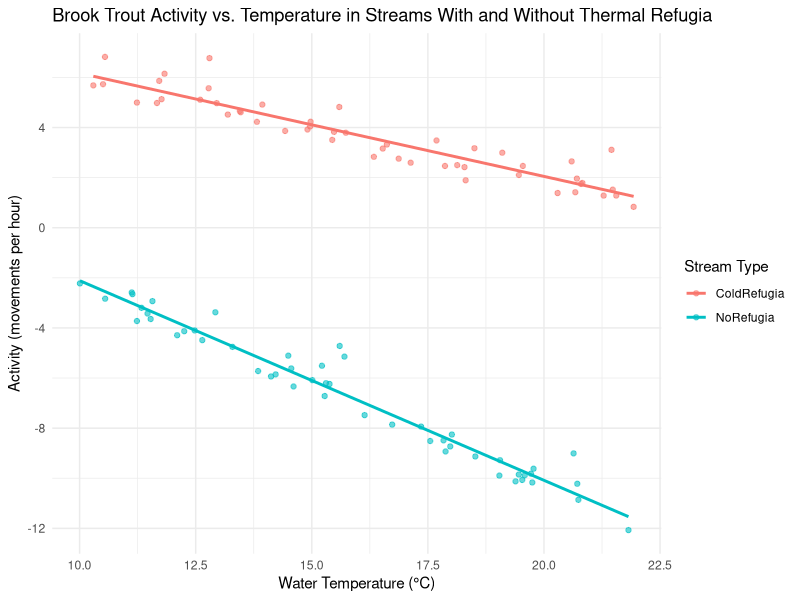
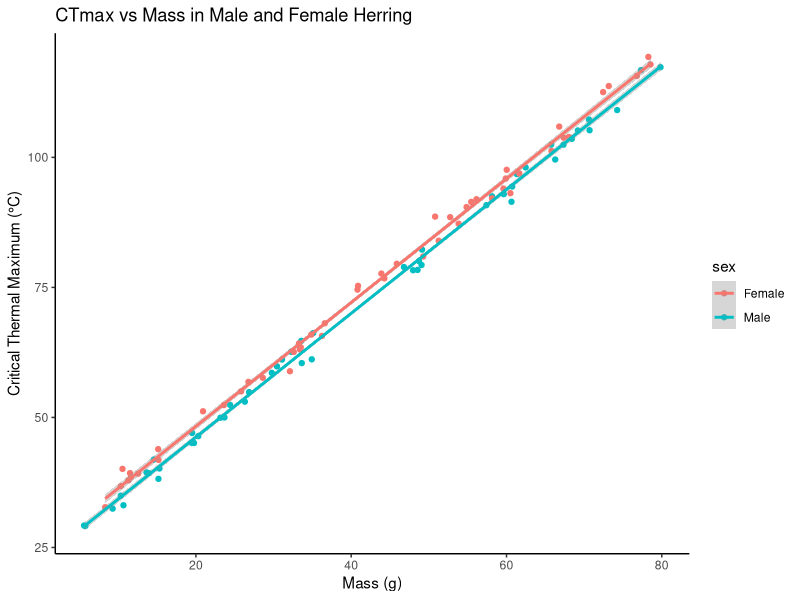

Generate these figures, in order, with R:
#In this simulated dataset, brook trout activity (movements/hr) declines as stream temperature increases. Streams with cold-water refugia have higher baseline activity and a weaker decline in activity with increasing temperature compared to streams without refugia. The ANCOVA model tests whether the slopes of activity–temperature relationships differ between the two stream types, answering this ecological question: Do brook trout with cold-water refugia maintain higher activity levels as temperatures rise compared to those without refugia?

set.seed(123)

# intercept for streams with cold refugia
alpha_refugia <- 10     
# lower intercept for streams without refugia
alpha_no_ref  <- 6  
# slope for refugia streams
beta_refugia  <- -0.4   
#slope for no-refugia streams
beta_no_ref   <- -0.8   

n_per_group   <- 50    
sdlog         <- 0.5

# Create the two-level categorical variable
group <- rep(c("ColdRefugia", "NoRefugia"), each = n_per_group)

# Continuous predictor: temperature (°C)
temp <- runif(2 * n_per_group, 10, 22)  

# Simulate lognormal errors 
err_raw <- rlnorm(2 * n_per_group, meanlog = 0, sdlog = sdlog)
err <- err_raw - mean(err_raw)

# Generate activity data (movements per hour)
activity <- ifelse(group == "ColdRefugia",
                   alpha_refugia + beta_refugia * temp + err,
                   alpha_no_ref  + beta_no_ref  * temp + err)

# Combine into dataframe
data <- data.frame(temp, group, activity)

# Fit ANCOVA model (interaction between temperature and group)
fit <- lm(activity ~ temp * group, data = data)
summary(fit)

#PLOT THAT BAD BOY

library(ggplot2)

ggplot(data, aes(x = temp, y = activity, color = group)) +
  geom_point(alpha = 0.6) +
  geom_smooth(method = "lm", se = FALSE) +
  labs(title = "Brook Trout Activity vs. Temperature in Streams With and Without Thermal Refugia",
       x = "Water Temperature (°C)",
       y = "Activity (movements per hour)",
       color = "Stream Type") +
  theme_minimal()

###PART 2###

#this simulated data represents the relationship between critical thermal maximum values (maximum temperature a fish can tolerate before losing the ability to maintain an upright posture when temperature is increased gradually) of both male and female herring and fish length. In some species, it is reported that females have higher CTmax values overall; however, this may depend on factors such as age and reproductive status.

#Question: Does the relationship between body length and critical thermal maximum differ between male and female herring?

ctmax<-read.csv("ctmax_simulated.csv")
str(ctmax)
summary(ctmax)
ctmax$sex <- factor(ctmax$sex)
#model with interaction
model <- lm(ctmax ~ mass * sex, data = ctmax)
summary(model)
#model without interaction
reduced_mod <- lm(ctmax ~ mass + sex, data = ctmax)
summary(reduced_mod)

#comparing the models
anova(model, reduced_mod)

library(ggplot2)

ggplot(ctmax, aes(x = mass, y = ctmax, color = sex)) +
  geom_point() +
  geom_smooth(method = "lm", se = TRUE) +
  theme_classic() +
  labs(title = "CTmax vs Mass in Male and Female Herring",
       x = "Mass (g)",
       y = "Critical Thermal Maximum (°C)")

###############################
# FINAL MODEL DECISION
###############################
# Based on p-values and ANOVA model comparison, the slope of CTmax vs mass does not differ between males and females, so we can justify removing the interaction. But after removing the interaction, both mass and sex are significant. Larger fish tend to have a higher CTmax, and males have lower overall CTmax than females by about 2 degrees.

#my partner compared almost identically with my partner, with my parameter estimates being really close to the true values. We both came to the same conclusions about removing the interaction. l